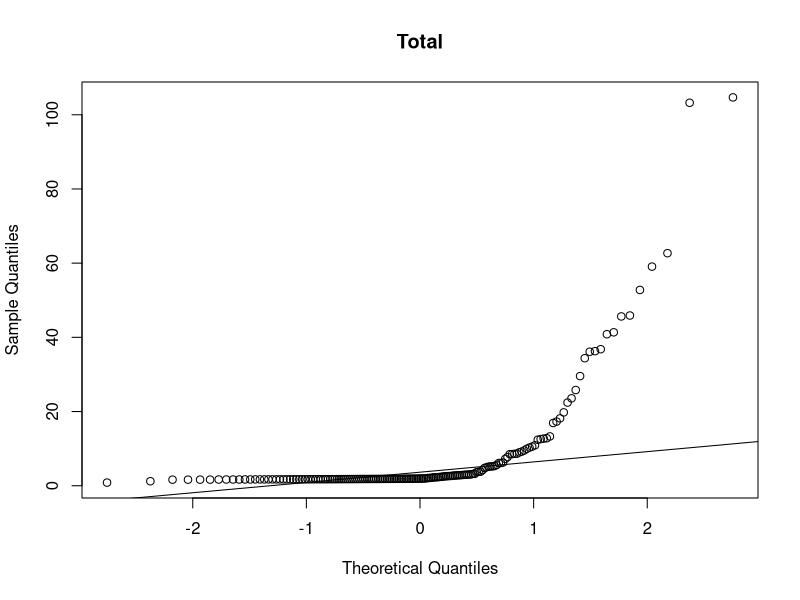
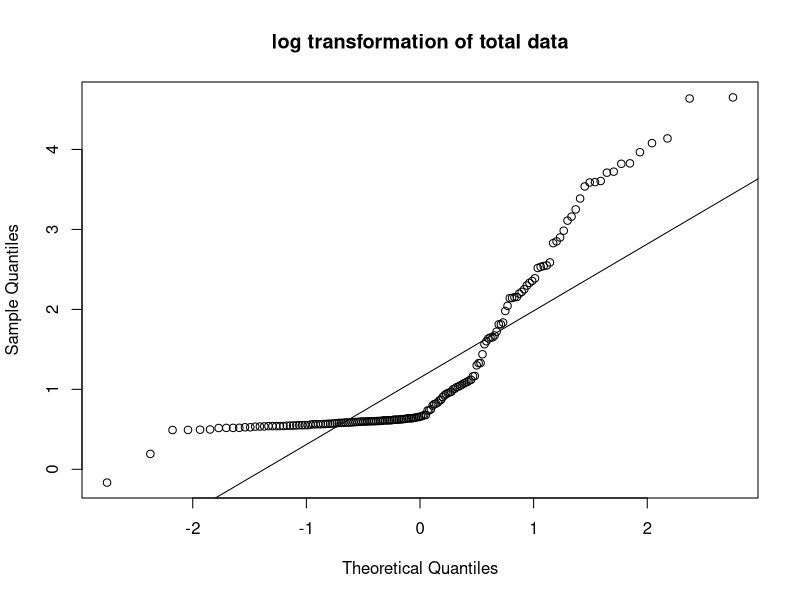
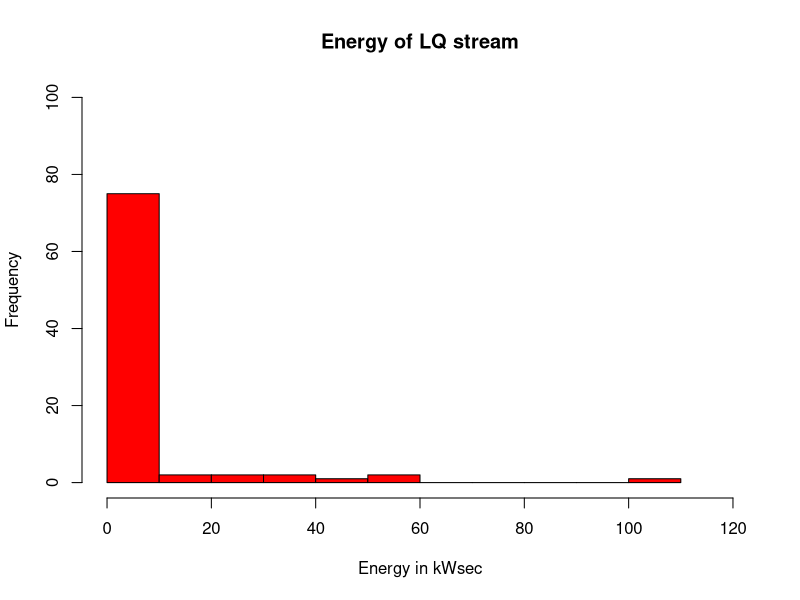
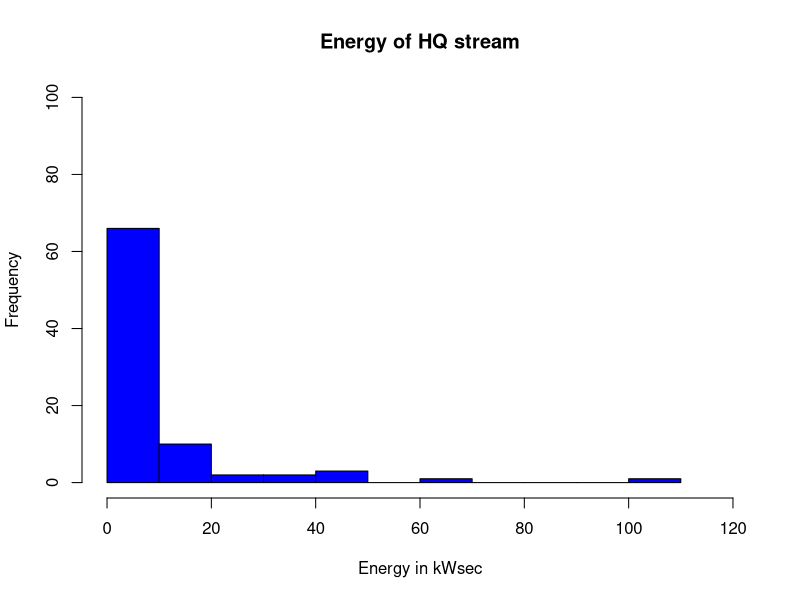

Reproduce these figures in R, in order.

# list of power consumption values for low quality youtube 
# copy pasted from python output
#

you_low<-c(  19.16,
             8.41,
             8.6,
             11.9,
             7.87,
             11.99,
             45.27,
             38.66,
             8.5,
             38.73,
             156.22,
             13.3,
             12.69,
             11.23,
             24.23,
             7.98,
             28.5,
             164.19,
             9.5,
             5.51,
             134.34,
             117.26,
             9.48,
             8.46,
             13.1,
             8.31,
             13.81,
             8.3,
             268.49,
             27.86,
             8.6,
             13.58,
             8.16,
             57.77,
             239.89,
             41.81,
             23.35,
             7.86,
             17.18,
             187.98,
             8.24,
             46.77,
             8.96,
             13.93,
             8.32,
             8.45,
             13.46)

you_high<-c(76.88,
            101.91,
            39.22,
            89.88,
            475.81,
            39.09,
            8.73,
            8.47,
            35.1,
            56.36,
            60.42,
            9.63,
            78.62,
            22.55,
            12.47,
            58.19,
            12.79,
            21.73,
            10.46,
            49.54,
            23.62,
            43.21,
            12.94,
            8.19,
            8.29,
            57.17,
            10.09,
            16.68,
            8.97,
            14.61,
            23.66,
            207.44,
            40.9,
            185.62,
            47.95,
            8.39,
            10.85,
            164.9,
            8.12,
            32.92,
            107.1,
            8.6,
            14.55,
            10.75,
            17.15,
            27.84,
            284.94,
            8.85,
            82.58,
            167.28)
# list of power consumption values for low quality spotify 
spot_low<-c(8.65,
            8.04,
            8.01,
            8.21,
            469.23,
            8.33,
            8.26,
            8.29,
            8.32,
            8.38,
            8.05,
            7.9,
            8.53,
            7.99,
            11.66,
            10.27,
            7.8,
            7.64,
            7.75,
            8.16,
            8.38,
            8.22,
            8.39,
            8.07,
            8.74,
            7.69,
            7.85,
            8.69,
            8.12,
            8.46,
            8.03,
            8.26,
            8.25,
            7.95,
            8.01,
            8.61,
            7.8,
            8.38)

spot_high<-c(3.85,
             7.63,
             11.46,
             8.49,
             25.43,
             7.69,
             10.34,
             7.8,
             8.16,
             8.1,
             7.99,
             7.63,
             8.27,
             7.84,
             8.18,
             7.48,
             7.62,
             7.44,
             8.29,
             11.79,
             7.9,
             7.99,
             7.77,
             8.82,
             7.8,
             12.38,
             8.13,
             7.89,
             7.43,
             7.46,
             208.56,
             8.54,
             7.76,
             7.89,
             7.81,
             7.66,
             7.65,
             8.25,
             11.13,
             7.91,
             8.31,
             8.1,
             7.95,
             8.22,
             8.2,
             8.77,
             7.8)
total_low<-c(you_low, spot_low)
total_high<-c(you_high, spot_high)

total<-c(total_low, total_high[1:85])
#kilowatt-sec: multiply by time and divide by 1000


total_low_kws<-(total_low*220)/1000

total_high_kws<-(total_high*220)/1000

total_kws<-(total*220)/1000
qqnorm(total_kws, main = "Total")
qqline(total_kws)



# null hypothesis: sample is normally distributed
shapiro.test(total_low_kws) 
shapiro.test(total_high_kws[1:85])
shapiro.test(total_kws)


# transformation of the data
total_low_kws_log<-log(total_kws)
qqnorm(total_low_kws_log, main = "log transformation of total data")
qqline(total_low_kws_log)

# null hypothesis: sample is normally distributed


shapiro.test(total_low_kws_log)


#hstograms
hist(total_low_kws, col = "red", main = "Energy of LQ stream", 
     xlab = "Energy in kWsec", xlim =c(0,120), ylim =c(0,100))
hist(total_high_kws[1:85], col = "blue", main = "Energy of HQ stream", 
     xlab = "Energy in kWsec", xlim =c(0,120), ylim =c(0,100))





# null hypothesis: the medians are not different


wilcox.test(total_low_kws, total_high_kws[1:85], paired = TRUE)

